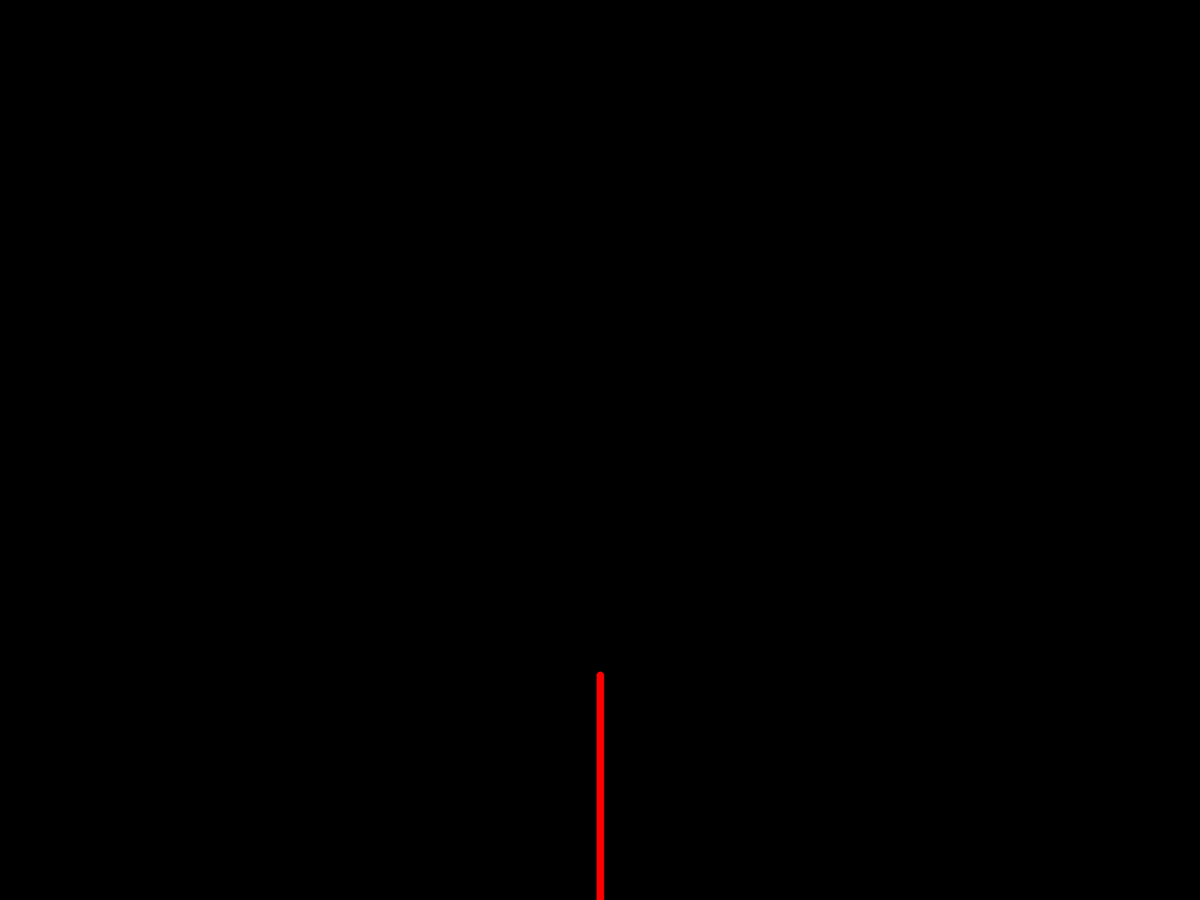
Frame 1 (no input)
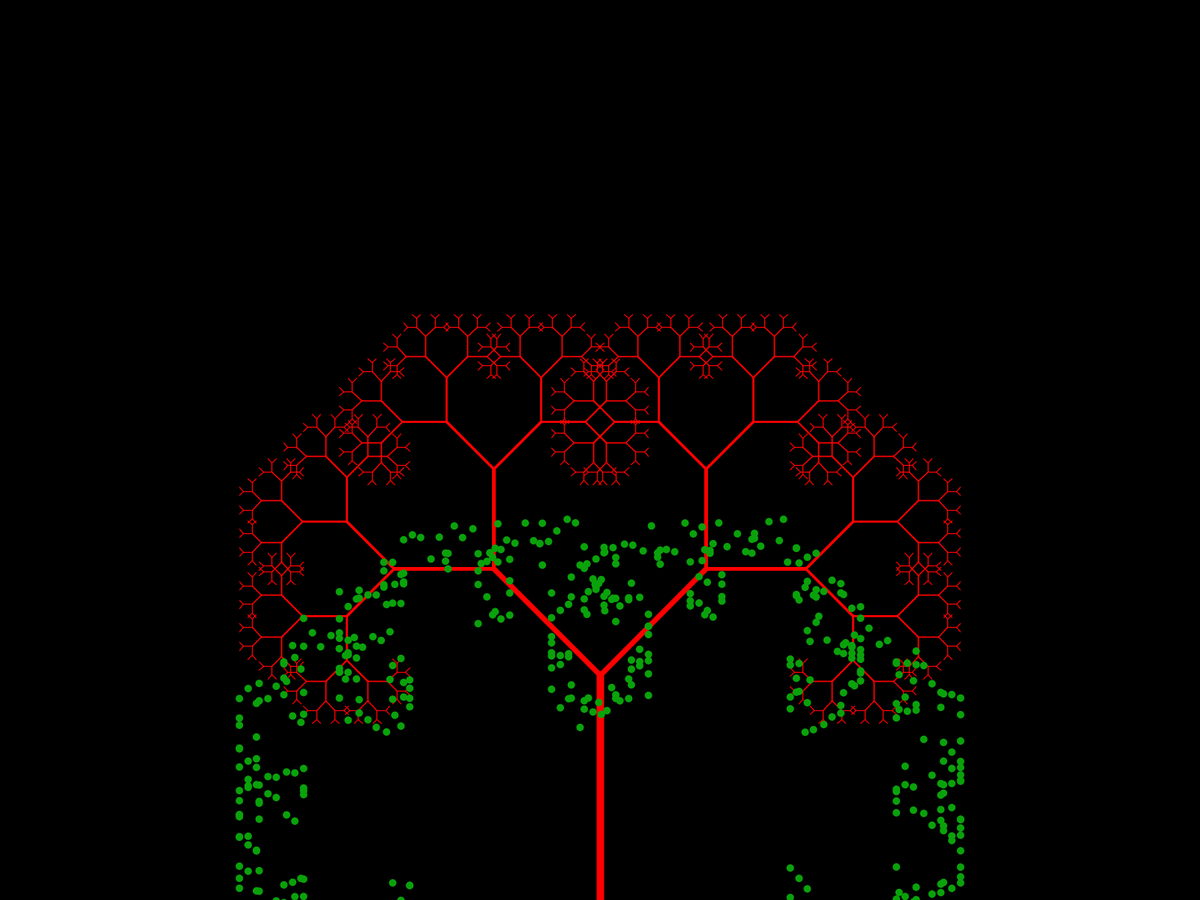
Frame 60 (the mouse pressed at the canvas centre just before this capture)
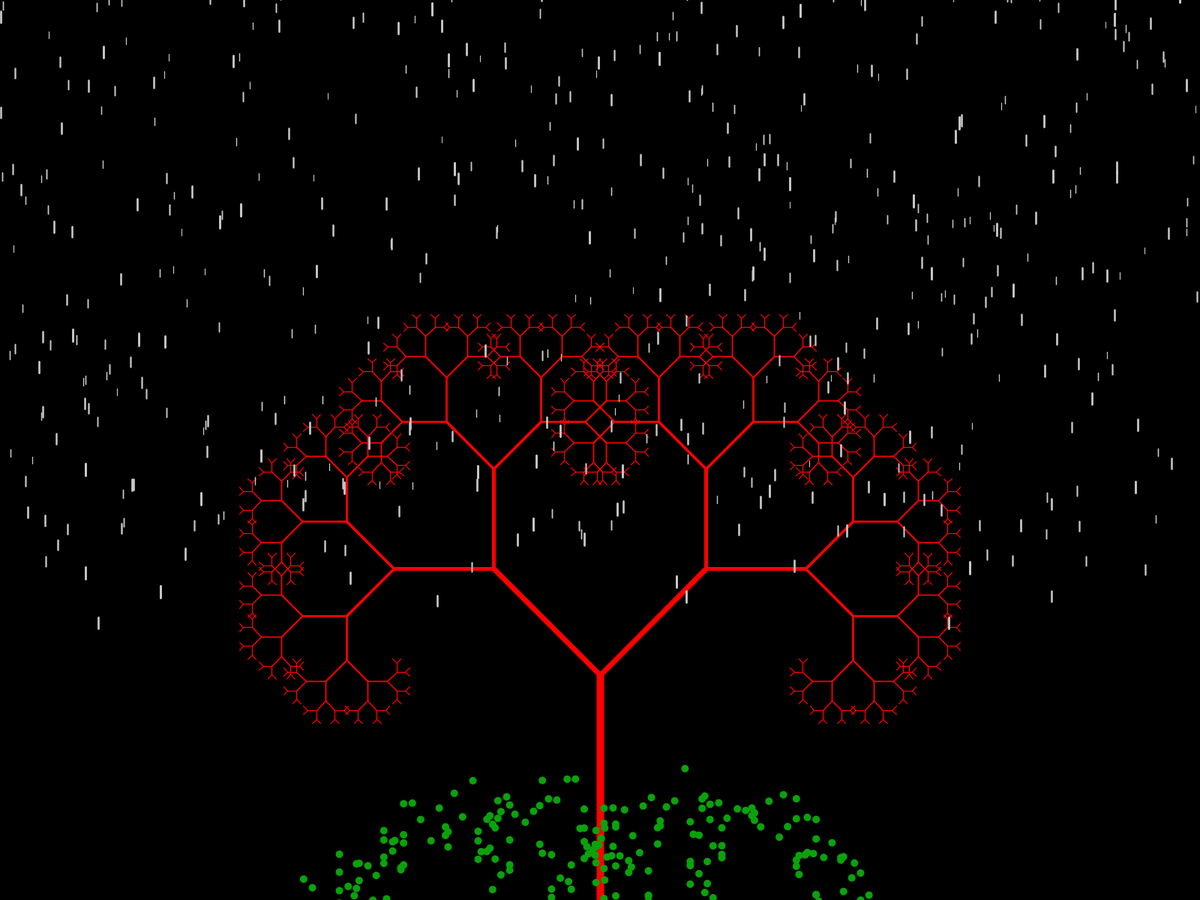
Frame 120 (the mouse held since frame 60 and released just before this capture)

The Processing sketch that drew these frames (run headless with seeded random() and noise(); from frame 60 on, the mouse is pressed at the canvas centre):

// Processing sketch: IamGroot
// ── IamGroot.pde
/*BISMILLAH
THE WHITE WOLF
NO DREAM IS TOO BIG AND NO DREAMER IS TOO SMALL*/

ArrayList<Branch> branches = new ArrayList<Branch>();  //contain the branches
Droplet[] rain = new Droplet[800];    //contain the drops

float leng = 300;  //length of the root branch
float limit = 10;  //length of the shortest branch
int leafstrt = 0;  //starting index in branches array to which leaves will grow

boolean slow = true;  //Slow framerate till the branches grow
boolean rs = false;   //if rs is true after leaves appear, there will be raining which changes by mouseclick

void setup()
{
  //size(1000, 900);
  fullScreen();
  
  //adding the root branch
  
  PVector s = new PVector(width/2, height);
  PVector e = new PVector(width/2, height-leng);
  branches.add(new Branch(s, e));
  
  //Initial droplets
  
  for(int i = 0; i< rain.length; i++)
    rain[i] = new Droplet();
}

void draw()
{
  background(0);
  
  if(slow)
    frameRate(1);
  else
    frameRate(40);
    
  //showing the branches
  
  for(Branch k: branches)
    k.disp();
  
  //branches will be drawn untill length reaches the limit and then leaves are drawn
  
  PVector len = PVector.sub(branches.get(branches.size() - 1).en, branches.get(branches.size() - 1).strt);
  
  if(len.mag() > limit)
    update();
  else
  {
    for(int i = leafstrt; i < branches.size(); i++)
    {
      branches.get(i).leaf();
      branches.get(i).leafnode.y += random(2, 10);
      slow = false;
    }
  }
  
  //Raining strts when mouse is clicked at any moment after leaves appears
  
  if(rs && !slow)
  {
    for(int r = 0; r < rain.length; r++)
    {
      rain[r].disp();
      rain[r].chng();
    }
  }
  
}

void mousePressed()
{
  if(rs)
    rs = false;
  else
    rs = true;
}

// ── Branch.pde
class Branch
{
  //starting and ending points
  
  PVector strt;
  PVector en;
  PVector leafnode;
  boolean parenting = false;
  
  
  Branch(PVector a, PVector b)
  {
    strt = a.get();
    en = b.get();
    leafnode = b.get();
  }
  
  //display the recent branch
  
  void disp()
  {
    //Thickness is changed basing on length of the branch
    
    PVector len = PVector.sub(en, strt);
    float thickness = map(len.mag(), 0, leng, 1, 10);
    strokeWeight(thickness);
    
    stroke(255,0,0);      //color of the branches
    line(strt.x, strt.y, en.x, en.y);
  }
  
  //display leaf from the end of the recent branch
  
  void leaf()
  {
    noStroke();
    fill(#0AA20B);  //color of the branch
    ellipse(leafnode.x, leafnode.y, 10, 10); //shape of the leaf
  }
  
  //create a new branch to the right
  
  Branch childA()
  {
    PVector nend = PVector.sub(en, strt);
    nend.rotate(PI/4);
    nend.mult(2/3.0);
    nend.add(en);
    Branch res = new Branch(en, nend);
    return res;
  }
  
  //create a new branch to the left
  
  Branch childB()
  {
    PVector nend = PVector.sub(en, strt);
    nend.rotate(-PI/4);
    nend.mult(2/3.0);
    nend.add(en);
    Branch res = new Branch(en, nend);
    return res;
  }
}

// ── Droplet.pde
class Droplet
{
  float x = random(0, width);
  float y = random(-height, 0);   //starts off(above) the screen
  
  //drops far away(less rand value) will be shorter, slow, thin giving 3d effects to some extent
  
  float rand = random(1, 10);    
  float len = map(rand, 1, 10, 8, 16);      //length of the rain drops
  float yspeed = map(rand, 1, 10, 10, 14);
  float thickness = map(rand, 1, 10, 1, 3);
  
  void disp()
  {
    stroke(200);   //color of the rain drops
    strokeWeight(thickness);
    line(x, y, x, y + len);
  }
  
  void chng()
  {
    y += yspeed;
    yspeed += .02;  //for feeling the gravity
    if(y > height)
    {
      yspeed = map(rand, 1, 10, 10, 14);
      x = random(0, width);
      y = random(-100, 0);
    }
  }
}

// ── Update.pde

//This function will add the child branches to the array

void update()
{

  leafstrt = branches.size() - 1;      //update the leafstrt value
  
  for(int i = branches.size() - 1; i >= 0; i--)
  {
    Branch k = branches.get(i);
    if(!k.parenting)
    {
      branches.add(k.childA());
      branches.add(k.childB());
      k.parenting = true;
    }
  }
}
